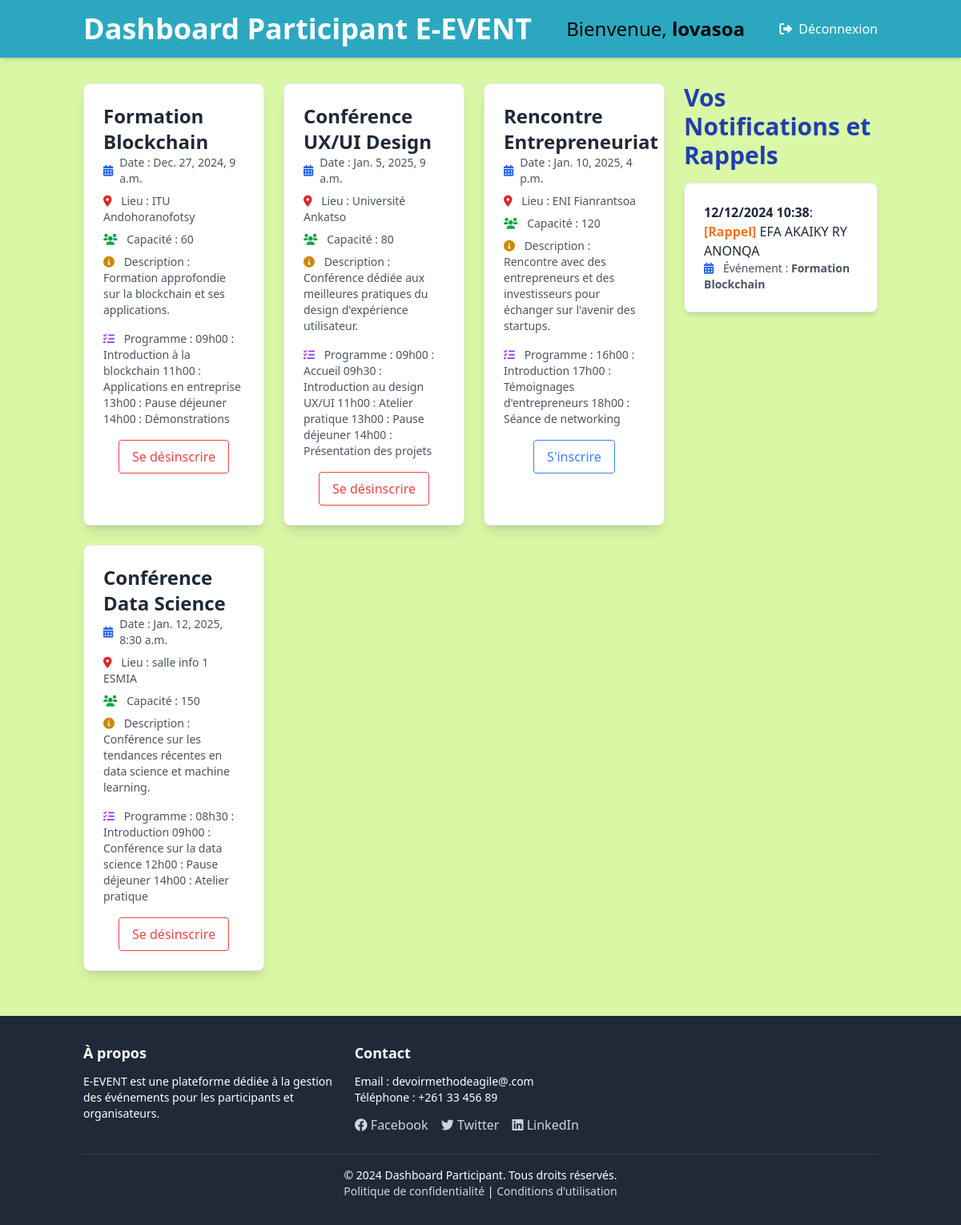
Page /participants/ (signed in) on the committed database.
### evenement/models.py (models this page shows, shortened)
class CustomUser(AbstractUser):
    ROLE_CHOICES = [
        ('participant', 'Participant'),
        ('organisateur', 'Organisateur'),
    ]
    role = models.CharField(max_length=15, choices=ROLE_CHOICES, default='participant')

class Evenement(models.Model):
    titre = models.CharField(max_length=200)
    description = models.TextField()
    lieu = models.CharField(max_length=300)
    date = models.DateTimeField()
    capacite = models.PositiveIntegerField()
    programme = models.TextField()
    organisateur = models.ForeignKey(
        settings.AUTH_USER_MODEL, on_delete=models.CASCADE, related_name='evenements_organises'
    )

class Notification(models.Model):
    evenement = models.ForeignKey(Evenement, on_delete=models.CASCADE, related_name='notifications')
    message = models.TextField()
    est_rappel = models.BooleanField(default=False)
    date_creation = models.DateTimeField(auto_now_add=True)

### evenement/views.py (the view)
# urls.py: path('participants/', views.participant_dashboard, name='participant_dashboard'),
@login_required
def participant_dashboard(request):
    evenements = Evenement.objects.all()
    for evenement in evenements:
        evenement.est_inscrit = evenement.participants.filter(utilisateur=request.user).exists()
    evenements_paginator = Paginator(evenements, 6)  # 6 événements par page
    evenements_page_number = request.GET.get('evenements_page')
    evenements_page_obj = evenements_paginator.get_page(evenements_page_number)
    notifications = Notification.objects.filter(
        evenement__participants__utilisateur=request.user
    ).order_by('-date_creation')
    notifications_paginator = Paginator(notifications, 5)  # 5 notifications par page
    notifications_page_number = request.GET.get('notifications_page')
    notifications_page_obj = notifications_paginator.get_page(notifications_page_number)
    return render(request, 'participants_dashboard.html', {
        'evenements': evenements_page_obj,
        'notifications': notifications_page_obj,
    })

### evenement/templates/participants_dashboard.html (shortened to what this page needs)
<!DOCTYPE html>
<html lang="fr">
<head>
    <script src="https://cdn.tailwindcss.com"></script>
    <link rel="stylesheet" href="https://cdnjs.cloudflare.com/ajax/libs/font-awesome/6.0.0-beta3/css/all.min.css">
</head>
<header class="bg-[#2ba8c0] text-white py-4 shadow-md">
    <div class="container mx-auto px-4 flex justify-between items-center">
        <h4 class="text-4xl font-semibold">Dashboard Participant E-EVENT</h4>
        <span class="text-black text-2xl">Bienvenue, <strong>{{ user.username }}</strong></span>
        <div class="flex items-center space-x-4">
            <a href="{% url 'logout' %}" class="text-white hover:text-gray-300 flex items-center space-x-2">
                <i class="fas fa-sign-out-alt"></i>
                <span>Déconnexion</span>
            </a>
        </div>
    </div>
</header>
<body class="bg-[#DAF7A6] text-gray-800 flex flex-col min-h-screen">
    <main class="flex-grow container mx-auto px-4 py-8 flex space-x-6">
        <div class="w-3/4 grid gap-6 sm:grid-cols-1 md:grid-cols-2 lg:grid-cols-3">
            {% for evenement in evenements %}
                <div class="bg-white p-6 rounded-lg shadow-lg border border-gray-200">
                    <h3 class="text-2xl font-semibold text-gray-800">{{ evenement.titre }}</h3>
                    <p class="text-sm text-gray-600 mb-2 flex items-center">
                        <i class="fas fa-calendar-alt text-blue-600 mr-2"></i>
                        Date : {{ evenement.date }}
                    </p>
                    <p class="text-sm text-gray-600 mb-2">
                        <i class="fas fa-map-marker-alt text-red-600 mr-2"></i>
                        Lieu : {{ evenement.lieu }}
                    </p>
                    <p class="text-sm text-gray-600 mb-2">
                        <i class="fas fa-users text-green-600 mr-2"></i>
                        Capacité : {{ evenement.capacite }}
                    </p>
                    <p class="text-sm text-gray-600 mb-4">
                        <i class="fas fa-info-circle text-yellow-600 mr-2"></i>
                        Description : {{ evenement.description }}
                    </p>
                    <p class="text-sm text-gray-600 mb-4">
                        <i class="fas fa-tasks text-purple-600 mr-2"></i>
                        Programme : {{ evenement.programme }}
                    </p>
                    <div class="flex justify-center">
                        {% if evenement.est_inscrit %}
                            <a href="{% url 'desinscrire_evenement' evenement.id %}"
                               class="px-4 py-2 border border-red-500 text-red-500 rounded hover:bg-red-500 hover:text-white transition">
                                Se désinscrire
                            </a>
                        {% else %}
                            <a href="{% url 'inscrire_evenement' evenement.id %}"
                               class="px-4 py-2 border border-blue-500 text-blue-500 rounded hover:bg-blue-500 hover:text-white transition">
                                S'inscrire
                            </a>
                        {% endif %}
                    </div>
                </div>
            {% endfor %}
        </div>
<div class="w-1/4">
    <h2 class="text-3xl font-semibold text-blue-800 mb-4">Vos Notifications et Rappels</h2>
    <ul class="space-y-4">
        {% for notification in notifications %}
            <li class="bg-white p-6 rounded-lg shadow-md border border-gray-200">
                <p>
                    <strong>{{ notification.date_creation|date:"d/m/Y H:i" }}</strong>:
                    {% if notification.est_rappel %}
                        <span class="text-orange-500 font-semibold">[Rappel]</span>
                    {% endif %}
                    {{ notification.message }}
                </p>
                <p class="text-sm text-gray-600">
                    <i class="fas fa-calendar-alt text-blue-600 mr-2"></i>
                    Événement : <strong>{{ notification.evenement.titre }}</strong>
                </p>
            </li>
        {% empty %}
            <li class="bg-white p-6 rounded-lg shadow-md border border-gray-200">
                <p>Aucune notification pour le moment.</p>
            </li>
        {% endfor %}
    </ul>
</div>
    </main>
    <footer class="bg-gray-800 text-white py-8 mt-6">
        <div class="container mx-auto px-4">
            <div class="grid grid-cols-1 md:grid-cols-3 gap-6 text-center md:text-left">
                <div>
                    <h5 class="text-lg font-bold mb-3">À propos</h5>
                    <p class="text-sm">
                        E-EVENT est une plateforme dédiée à la gestion des événements pour les participants et organisateurs.
                    </p>
                </div>
                <div>
                    <h5 class="text-lg font-bold mb-3">Contact</h5>
                    <p class="text-sm">Email : devoirmethodeagile@.com</p>
                    <p class="text-sm">Téléphone : +261 33 456 89</p>
                    <div class="mt-3">
                        <a href="#" class="text-gray-300 hover:text-white mr-3"><i class="fab fa-facebook"></i> Facebook</a>
                        <a href="#" class="text-gray-300 hover:text-white mr-3"><i class="fab fa-twitter"></i> Twitter</a>
                        <a href="#" class="text-gray-300 hover:text-white"><i class="fab fa-linkedin"></i> LinkedIn</a>
                    </div>
                </div>
            </div>
            <div class="border-t border-gray-700 mt-6 pt-4 text-center">
                <p class="text-sm">© 2024 Dashboard Participant. Tous droits réservés.</p>
                <p class="text-sm">
                    <a href="#" class="text-gray-300 hover:text-white">Politique de confidentialité</a> |
                    <a href="#" class="text-gray-300 hover:text-white">Conditions d'utilisation</a>
                </p>
            </div>
        </div>
    </footer>
</body>
</html>

### rows in the picture
CustomUser: username "lovasoa"
Evenement: titre "Formation Blockchain", date "Dec. 27, 2024, 9 a.m.", lieu "ITU Andohoranofotsy", capacite "60", description "Formation approfondie sur la blockchain et ses applications.", programme "09h00 : Introduction à la blockchain 11h00 : Applications en entreprise 13h00 : Pause déjeuner 14h00 : Démonstrations", shows "Se désinscrire"
Evenement: titre "Conférence UX/UI Design", date "Jan. 5, 2025, 9 a.m.", lieu "Université Ankatso", capacite "80", description "Conférence dédiée aux meilleures pratiques du design d'expérience utilisateur.", programme "09h00 : Accueil 09h30 : Introduction au design UX/UI 11h00 : Atelier pratique 13h00 : Pause déjeuner 14h00 : Présentation des projets", shows "Se désinscrire"
Evenement: titre "Rencontre Entrepreneuriat", date "Jan. 10, 2025, 4 p.m.", lieu "ENI Fianrantsoa", capacite "120", description "Rencontre avec des entrepreneurs et des investisseurs pour échanger sur l'avenir des startups.", programme "16h00 : Introduction 17h00 : Témoignages d'entrepreneurs 18h00 : Séance de networking", shows "S'inscrire"
Evenement: titre "Conférence Data Science", date "Jan. 12, 2025, 8:30 a.m.", lieu "salle info 1 ESMIA", capacite "150", description "Conférence sur les tendances récentes en data science et machine learning.", programme "08h30 : Introduction 09h00 : Conférence sur la data science 12h00 : Pause déjeuner 14h00 : Atelier pratique", shows "Se désinscrire"
Notification: date_creation "12/12/2024 10:38", est_rappel "[Rappel]", message "EFA AKAIKY RY ANONQA", evenement.titre "Formation Blockchain"
